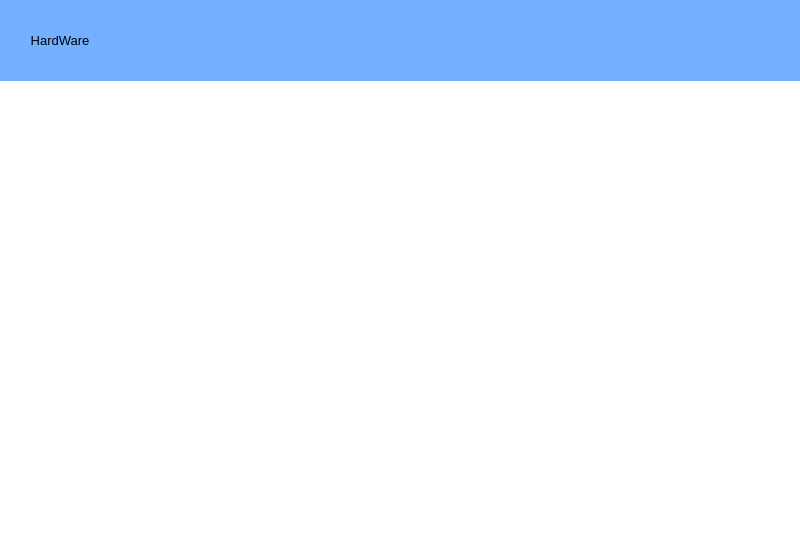
<?xml version="1.0" encoding="UTF-8"?>
<ui version="4.0">
 <class>MainWindowForm</class>
 <widget class="QMainWindow" name="MainWindowForm">
  <property name="geometry">
   <rect>
    <x>0</x>
    <y>0</y>
    <width>800</width>
    <height>540</height>
   </rect>
  </property>
  <property name="font">
   <font>
    <family>Microsoft YaHei UI</family>
    <pointsize>10</pointsize>
   </font>
  </property>
  <property name="windowTitle">
   <string>MainWindow</string>
  </property>
  <property name="styleSheet">
   <string notr="true">background-color: rgb(115, 176, 255);</string>
  </property>
  <widget class="QWidget" name="centralWidget">
   <layout class="QVBoxLayout" name="verticalLayout_2">
    <property name="spacing">
     <number>0</number>
    </property>
    <property name="margin">
     <number>0</number>
    </property>
    <item>
     <layout class="QVBoxLayout" name="verticalLayout" stretch="3,17">
      <property name="spacing">
       <number>0</number>
      </property>
      <item>
       <layout class="QHBoxLayout" name="horizontalLayout">
        <property name="spacing">
         <number>5</number>
        </property>
        <property name="leftMargin">
         <number>20</number>
        </property>
        <item>
         <widget class="QToolButton" name="toolButtonHardware">
          <property name="sizePolicy">
           <sizepolicy hsizetype="Fixed" vsizetype="Expanding">
            <horstretch>0</horstretch>
            <verstretch>0</verstretch>
           </sizepolicy>
          </property>
          <property name="minimumSize">
           <size>
            <width>80</width>
            <height>70</height>
           </size>
          </property>
          <property name="font">
           <font>
            <family>Microsoft YaHei UI</family>
            <pointsize>10</pointsize>
           </font>
          </property>
          <property name="styleSheet">
           <string notr="true">QToolButton#toolButtonHardware
{
	border-style: none;
}
QToolButton#toolButtonHardware:hover
{
    background-color: rgb(167, 205, 255)
}</string>
          </property>
          <property name="text">
           <string>HardWare</string>
          </property>
          <property name="popupMode">
           <enum>QToolButton::DelayedPopup</enum>
          </property>
          <property name="toolButtonStyle">
           <enum>Qt::ToolButtonTextUnderIcon</enum>
          </property>
         </widget>
        </item>
        <item>
         <spacer name="horizontalSpacer">
          <property name="orientation">
           <enum>Qt::Horizontal</enum>
          </property>
          <property name="sizeHint" stdset="0">
           <size>
            <width>40</width>
            <height>20</height>
           </size>
          </property>
         </spacer>
        </item>
       </layout>
      </item>
      <item>
       <widget class="QStackedWidget" name="stackedWidget">
        <property name="sizePolicy">
         <sizepolicy hsizetype="Expanding" vsizetype="Expanding">
          <horstretch>0</horstretch>
          <verstretch>0</verstretch>
         </sizepolicy>
        </property>
        <property name="minimumSize">
         <size>
          <width>798</width>
          <height>457</height>
         </size>
        </property>
        <property name="styleSheet">
         <string notr="true">background-color: rgb(255, 255, 255);</string>
        </property>
        <property name="lineWidth">
         <number>0</number>
        </property>
        <widget class="QWidget" name="page">
         <property name="baseSize">
          <size>
           <width>776</width>
           <height>397</height>
          </size>
         </property>
        </widget>
        <widget class="QWidget" name="page_2"/>
       </widget>
      </item>
     </layout>
    </item>
   </layout>
  </widget>
 </widget>
 <layoutdefault spacing="6" margin="11"/>
 <resources>
  <include location="../Resources/MainWindow.qrc"/>
 </resources>
 <connections/>
</ui>
